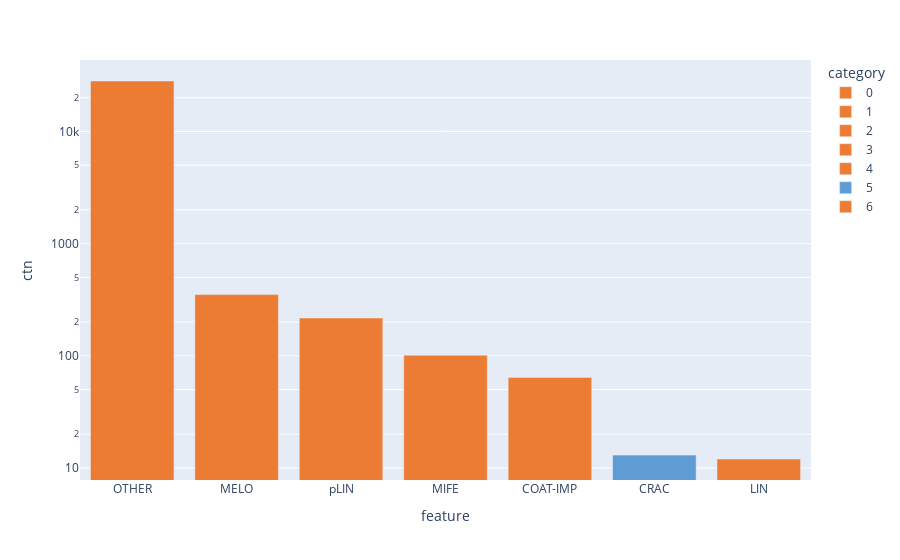

The cell this chart's notebook holds for it:
### Code cell
fig=px.bar(df_24joared,x='feature',y='ctn',
           color = 'category',
           color_discrete_sequence=color_discrete_sequence,log_y=True
           )
fig.show()

### Figure 1 — Plotly figure (JSON) as saved in the notebook; plotly's stock layout.template omitted (floating-point values rounded to 4 significant figures)
{"data": [{"alignmentgroup": "True", "hovertemplate": "category=0<br>feature=%{x}<br>ctn=%{y}<extra></extra>", "legendgroup": "0", "marker": {"color": "#ec7c34", "pattern": {"shape": ""}}, "name": "0", "offsetgroup": "0", "orientation": "v", "showlegend": true, "textposition": "auto", "type": "bar", "x": ["OTHER"], "xaxis": "x", "y": [28191], "yaxis": "y"}, {"alignmentgroup": "True", "hovertemplate": "category=1<br>feature=%{x}<br>ctn=%{y}<extra></extra>", "legendgroup": "1", "marker": {"color": "#ec7c34", "pattern": {"shape": ""}}, "name": "1", "offsetgroup": "1", "orientation": "v", "showlegend": true, "textposition": "auto", "type": "bar", "x": ["MELO"], "xaxis": "x", "y": [351], "yaxis": "y"}, {"alignmentgroup": "True", "hovertemplate": "category=2<br>feature=%{x}<br>ctn=%{y}<extra></extra>", "legendgroup": "2", "marker": {"color": "#ec7c34", "pattern": {"shape": ""}}, "name": "2", "offsetgroup": "2", "orientation": "v", "showlegend": true, "textposition": "auto", "type": "bar", "x": ["pLIN"], "xaxis": "x", "y": [217], "yaxis": "y"}, {"alignmentgroup": "True", "hovertemplate": "category=3<br>feature=%{x}<br>ctn=%{y}<extra></extra>", "legendgroup": "3", "marker": {"color": "#ec7c34", "pattern": {"shape": ""}}, "name": "3", "offsetgroup": "3", "orientation": "v", "showlegend": true, "textposition": "auto", "type": "bar", "x": ["MIFE"], "xaxis": "x", "y": [101], "yaxis": "y"}, {"alignmentgroup": "True", "hovertemplate": "category=4<br>feature=%{x}<br>ctn=%{y}<extra></extra>", "legendgroup": "4", "marker": {"color": "#ec7c34", "pattern": {"shape": ""}}, "name": "4", "offsetgroup": "4", "orientation": "v", "showlegend": true, "textposition": "auto", "type": "bar", "x": ["COAT-IMP"], "xaxis": "x", "y": [64], "yaxis": "y"}, {"alignmentgroup": "True", "hovertemplate": "category=5<br>feature=%{x}<br>ctn=%{y}<extra></extra>", "legendgroup": "5", "marker": {"color": "#609cd4", "pattern": {"shape": ""}}, "name": "5", "offsetgroup": "5", "orientation": "v", "showlegend": true, "textposition": "auto", "type": "bar", "x": ["CRAC"], "xaxis": "x", "y": [13], "yaxis": "y"}, {"alignmentgroup": "True", "hovertemplate": "category=6<br>feature=%{x}<br>ctn=%{y}<extra></extra>", "legendgroup": "6", "marker": {"color": "#ec7c34", "pattern": {"shape": ""}}, "name": "6", "offsetgroup": "6", "orientation": "v", "showlegend": true, "textposition": "auto", "type": "bar", "x": ["LIN"], "xaxis": "x", "y": [12], "yaxis": "y"}], "layout": {"autosize": true, "barmode": "relative", "legend": {"title": {"text": "category"}, "tracegroupgap": 0}, "margin": {"t": 60}, "xaxis": {"anchor": "y", "autorange": true, "domain": [0, 1], "range": [-0.5, 6.5], "title": {"text": "feature"}, "type": "category"}, "yaxis": {"anchor": "x", "autorange": true, "domain": [0, 1], "range": [0.8919, 4.637], "title": {"text": "ctn"}, "type": "log"}}}
